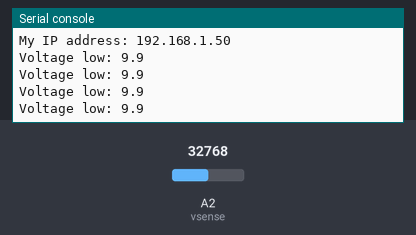
The program below on a simulated CircuitPython board. Parts: the last lines printed to the serial console. The test bench sets the inputs (shaded band); at power-on: A2 (vsense) = 32768 (analog values on the 0–65535 scale). The clock reads 2024-03-15 10:24:30 at power-on unless the program sets it; values from a settings file that is not in the repository are placeholders.

Above: at 5.0 s.
5.1 s: A2 (vsense) set to 37200
At 6.3 s:
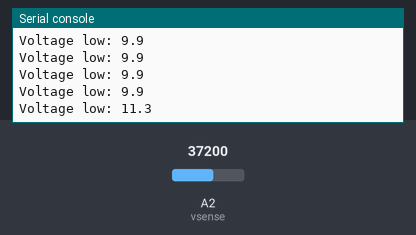
6.6 s: A2 (vsense) set to 39008
At 8.3 s:
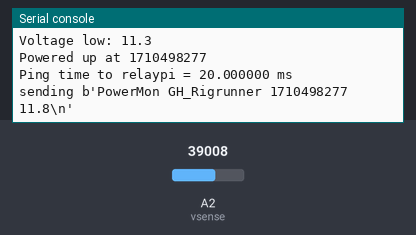

Measured:
- the behaviour switches between 37904 and 37920 on A2 (vsense) (found by bisection; images 1 and 2)
- after the input at 5.1 s, the serial console: prints a new line after 0.40 s (image 1)
- after the input at 6.6 s, the serial console: prints a new line after 0.90 s (image 2)

The program:

pico_powermon.py
```python
import os
import time
import wifi
import ipaddress
import socketpool
import microcontroller
import board
import analogio
import adafruit_ntp

vsense = analogio.AnalogIn(board.A2)
def get_voltage():
    return (vsense.value * 3.3 * 6.025) / 65536 # 6.025 is the voltage divider ratio

#  IP address of the destination for our reports
relaypi_addr = "192.168.2.29"
relaypi = ipaddress.IPv4Address(relaypi_addr)
udpport = 7312

#  use a static IP address configuration
ipv4 = ipaddress.IPv4Address("192.168.2.30")
netmask = ipaddress.IPv4Address("255.255.255.0")
gateway = ipaddress.IPv4Address("192.168.2.1")
wifi.radio.set_ipv4_address(ipv4=ipv4, netmask=netmask, gateway=gateway)

#  connect to SSID
wifi.radio.connect(os.getenv('CIRCUITPY_WIFI_SSID'), os.getenv('CIRCUITPY_WIFI_PASSWORD'))

print("My IP address:", wifi.radio.ipv4_address)

pool = socketpool.SocketPool(wifi.radio)
sock = pool.socket(pool.AF_INET, pool.SOCK_DGRAM)   # i.e., UDP
ntp = adafruit_ntp.NTP(pool, tz_offset=0)

while (get_voltage() < 11.5):
    print(f"Voltage low: {get_voltage():.1f}")
    time.sleep(1)

powerup_time = time.mktime(ntp.datetime)
print(f"Powered up at {powerup_time}")

while True:
    try:
        # literally ping the relaypi
        pingtime = wifi.radio.ping(relaypi)
        if pingtime:
            print("Ping time to relaypi = %f ms" % (pingtime*1000))
        else:
            print("Failed to ping relaypi in 0.5 seconds")
        # send a datagram to the relaypi
        udp_message = bytes(f'PowerMon GH_Rigrunner {powerup_time} {get_voltage():.1f}\n', "utf-8")
        print(f"sending {udp_message}")
        sock.sendto(udp_message, (relaypi_addr,udpport))

        time.sleep(1)
    # pylint: disable=broad-except
    except Exception as e:
        print("Error:\n", str(e))
        print("Resetting microcontroller in 10 seconds")
        time.sleep(10)
        microcontroller.reset()
```
